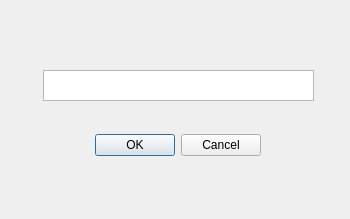
<?xml version="1.0" encoding="UTF-8"?>
<ui version="4.0">
 <class>Dialog</class>
 <widget class="QDialog" name="Dialog">
  <property name="geometry">
   <rect>
    <x>0</x>
    <y>0</y>
    <width>350</width>
    <height>219</height>
   </rect>
  </property>
  <property name="windowTitle">
   <string>Dialog</string>
  </property>
  <widget class="QDialogButtonBox" name="buttonBox">
   <property name="geometry">
    <rect>
     <x>-80</x>
     <y>130</y>
     <width>341</width>
     <height>31</height>
    </rect>
   </property>
   <property name="orientation">
    <enum>Qt::Horizontal</enum>
   </property>
   <property name="standardButtons">
    <set>QDialogButtonBox::Cancel|QDialogButtonBox::Ok</set>
   </property>
  </widget>
  <widget class="QTextEdit" name="textEdit_auth">
   <property name="geometry">
    <rect>
     <x>43</x>
     <y>70</y>
     <width>271</width>
     <height>31</height>
    </rect>
   </property>
   <property name="toolTip">
    <string extracomment="请输入许可证"/>
   </property>
  </widget>
 </widget>
 <resources/>
 <connections>
  <connection>
   <sender>buttonBox</sender>
   <signal>accepted()</signal>
   <receiver>Dialog</receiver>
   <slot>accept()</slot>
   <hints>
    <hint type="sourcelabel">
     <x>248</x>
     <y>254</y>
    </hint>
    <hint type="destinationlabel">
     <x>157</x>
     <y>274</y>
    </hint>
   </hints>
  </connection>
  <connection>
   <sender>buttonBox</sender>
   <signal>rejected()</signal>
   <receiver>Dialog</receiver>
   <slot>reject()</slot>
   <hints>
    <hint type="sourcelabel">
     <x>316</x>
     <y>260</y>
    </hint>
    <hint type="destinationlabel">
     <x>286</x>
     <y>274</y>
    </hint>
   </hints>
  </connection>
 </connections>
</ui>
